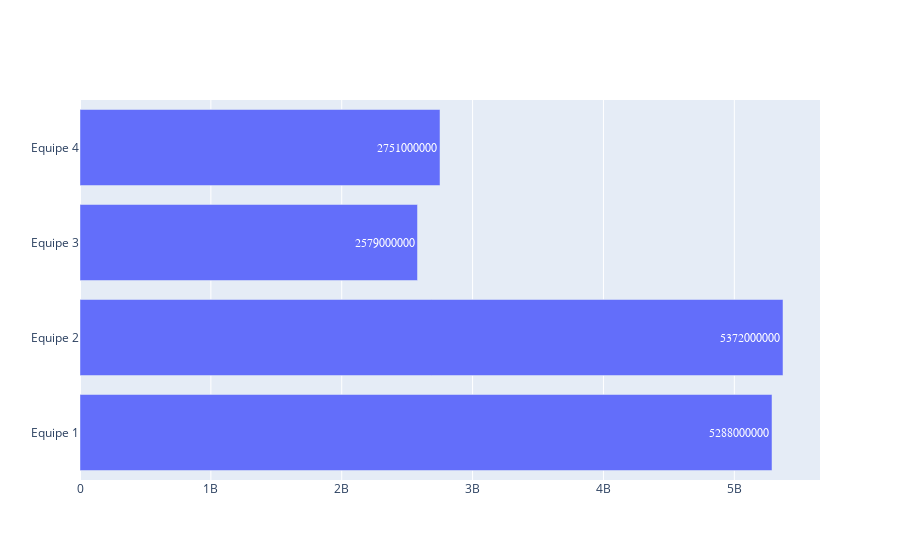

Notebook code for this chart:
### Markdown cell above
Gráfico: Total de Vendas x Equipe
_______________________________________

### Code cell
#Agrupamos a soma de vendas, representado pela coluna 'Valor Pago', por 'Equipe', aplicando o seu index padrão com o 'reset.index()'
gpVendas = df.groupby('Equipe')['Valor Pago'].sum().reset_index()

#Construímos um gráfico de barras na horizontal, aplicando ao eixo x a soma dos valores e o eixo y as equipes.
grafVendasE = go.Figure(go.Bar(
    #eixo x recebendo os valores
    x = gpVendas['Valor Pago'],
    
    #eixo y recebendo o nome das equipes
    y = gpVendas['Equipe'],
    
    #orientação do tipo barras em horizontal
    orientation = 'h',
    
    #posição do texto foi automática
    textposition = 'auto',
    
    #Este é o rótulo de dados
    text = gpVendas['Valor Pago'],
    insidetextfont = dict (family = 'Time', size = 12)
)
)
grafVendasE.show()

### Figure 1 — Plotly figure (JSON) as saved in the notebook; plotly's stock layout.template omitted (floating-point values rounded to 4 significant figures)
{"data": [{"insidetextfont": {"family": "Time", "size": 12}, "orientation": "h", "text": [5288000000, 5372000000, 2579000000, 2751000000], "textposition": "auto", "type": "bar", "x": [5288000000, 5372000000, 2579000000, 2751000000], "y": ["Equipe 1", "Equipe 2", "Equipe 3", "Equipe 4"]}], "layout": {"autosize": true, "xaxis": {"autorange": true, "range": [0, 5655000000.0], "type": "linear"}, "yaxis": {"autorange": true, "range": [-0.5, 3.5], "type": "category"}}}
